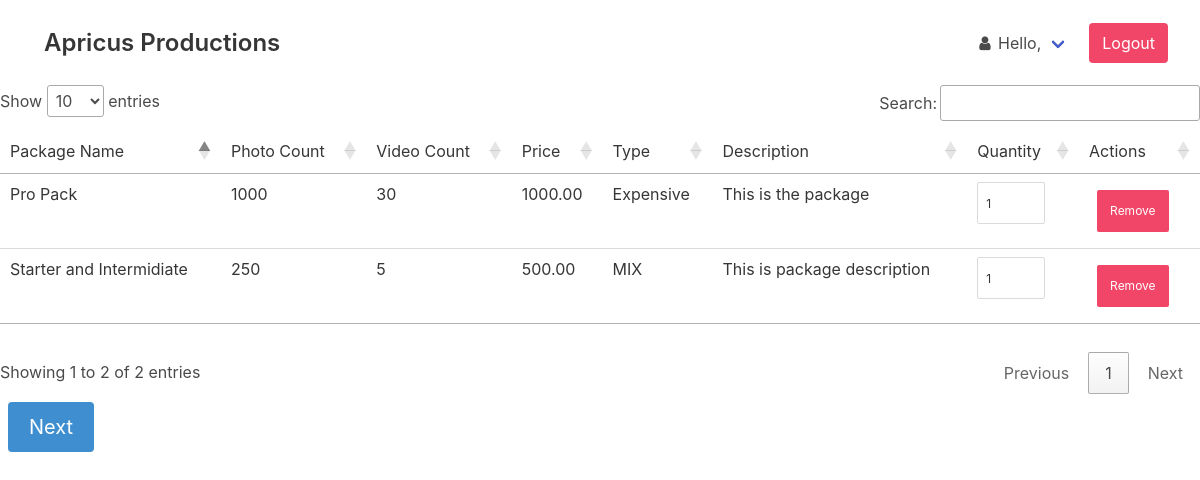
Page /order/cart.php (signed in) on the committed database.
### tables this page shows
CREATE TABLE `tblcart` (
  `cartid` int(10) UNSIGNED NOT NULL COMMENT 'Unique Identification key for cart',
  `cid` int(10) UNSIGNED NOT NULL COMMENT 'Unique Identification key for User(customer)',
  `pid` int(10) UNSIGNED NOT NULL COMMENT 'Unique Identification key for Package',
  `qty` int(10) UNSIGNED NOT NULL DEFAULT 1 COMMENT 'Quantity of package in cart',
  `status` tinyint(1) NOT NULL DEFAULT 1 COMMENT 'If the cart is already checkout or not'
);

CREATE TABLE `tblpackagemaster` (
  `pid` int(11) UNSIGNED NOT NULL COMMENT 'Unique identification key for Packages',
  `packageName` varchar(50) NOT NULL COMMENT 'Different packages names',
  `photoCount` int(11) NOT NULL COMMENT 'The Count of photos per package',
  `videoCount` int(11) NOT NULL COMMENT 'The Count of videos per package',
  `price` decimal(10,2) NOT NULL,
  `type` varchar(20) NOT NULL COMMENT 'The type of the package',
  `description` varchar(50) NOT NULL DEFAULT 'This is package description',
  `status` tinyint(1) NOT NULL DEFAULT 1
);

### order/utilities/fetch-cart.php (called while the page is built, shortened)
<?php
require_once __DIR__ . "/../../_make-connection.php";
$email = $_SESSION["Email"];
$status = TRUE;
try {
  $sql = "SELECT c.cartid, c.cid, p.packageName, p.photoCount, p.videoCount, p.price, p.type, p.description, c.status, c.qty "
    . "FROM tblCart c "
    . "INNER JOIN tblPackageMaster p "
    . "on c.pid = p.pid "
    . "WHERE c.cid = (SELECT uid FROM tblUserMaster WHERE email = :email) AND c.status = :status ";
  $stmt = $pdo->prepare($sql);
  $result = $stmt->execute(["email" => $email, "status" => $status]);
  if ($result) {
    $carts = $stmt->fetchAll();
  } else {
    header("location: /ProductionHouse/order/cart.php?error=no");
  }
} catch (Exception $e) {
  header("location: /ProductionHouse/order/cart.php?error=q");
}

### order/cart.php (the view, shortened to what this page needs)
<?php
require_once "./utilities/fetch-cart.php";
?>
<!DOCTYPE html>
<html lang="en">
<head>
  <link rel="stylesheet" href="https://maxcdn.bootstrapcdn.com/bootstrap/4.0.0/css/bootstrap.min.css" />
  <link rel="stylesheet" href="//cdn.datatables.net/1.10.25/css/jquery.dataTables.min.css" />
  <link rel="stylesheet" href="./styles/style.css">
</head>
<body>
  <?php
  require_once "./user-nav.php";
  ?>
  <main class="main-cart">
    <form action="./order-address.php" method="POST">
      <table id="myTable" class="table table-responsive-md">
        <thead>
          <tr>
            <td>Package Name</td>
            <td>Photo Count</td>
            <td>Video Count</td>
            <td>Price</td>
            <td>Type</td>
            <td>Description</td>
            <td>Quantity</td>
            <td>Actions</td>
          </tr>
        </thead>
        <tbody>
          <?php
          if (isset($carts)) {
            foreach ($carts as $cart) {
              echo "<tr>
                      <td>$cart->packageName</td>
                      <td>$cart->photoCount</td>
                      <td>$cart->videoCount</td>
                      <td>$cart->price</td>
                      <td>$cart->type</td>
                      <td>$cart->description</td>
                      <td><input type='text' id='cartQty' name='cart-qty' value='$cart->qty' class='input is-small' readonly></td>
                      <td><a class='button is-danger m-2 is-small' href='./utilities/remove-cart.php?cart=$cart->cartid'>Remove</a></td>
                    </tr>";
            }
          }
          ?>
        </tbody>
      </table>
      <div class='field'>
        <div class='control'>
          <input type='submit' class='button is-info m-2 is-medium' name='btnSubmit' value='Next' />
        </div>
      </div>
    </form>
  </main>
</body>
</html>

### order/styles/style.css (style rules this page uses)
#cartQty { max-width: 50px; }
body { display: flex; flex-direction: column; justify-content: center; box-sizing: border-box; margin: 0px; padding: 0px; }

### rows in the picture
tblcart: pid.packageName "Pro Pack", pid.photoCount "1000", pid.videoCount "30", pid.price "1000.00", pid.type "Expensive", pid.description "This is the package", cart-qty "1"
tblcart: pid.packageName "Starter and Intermidiate", pid.photoCount "250", pid.videoCount "5", pid.price "500.00", pid.type "MIX", pid.description "This is package description", cart-qty "1"
